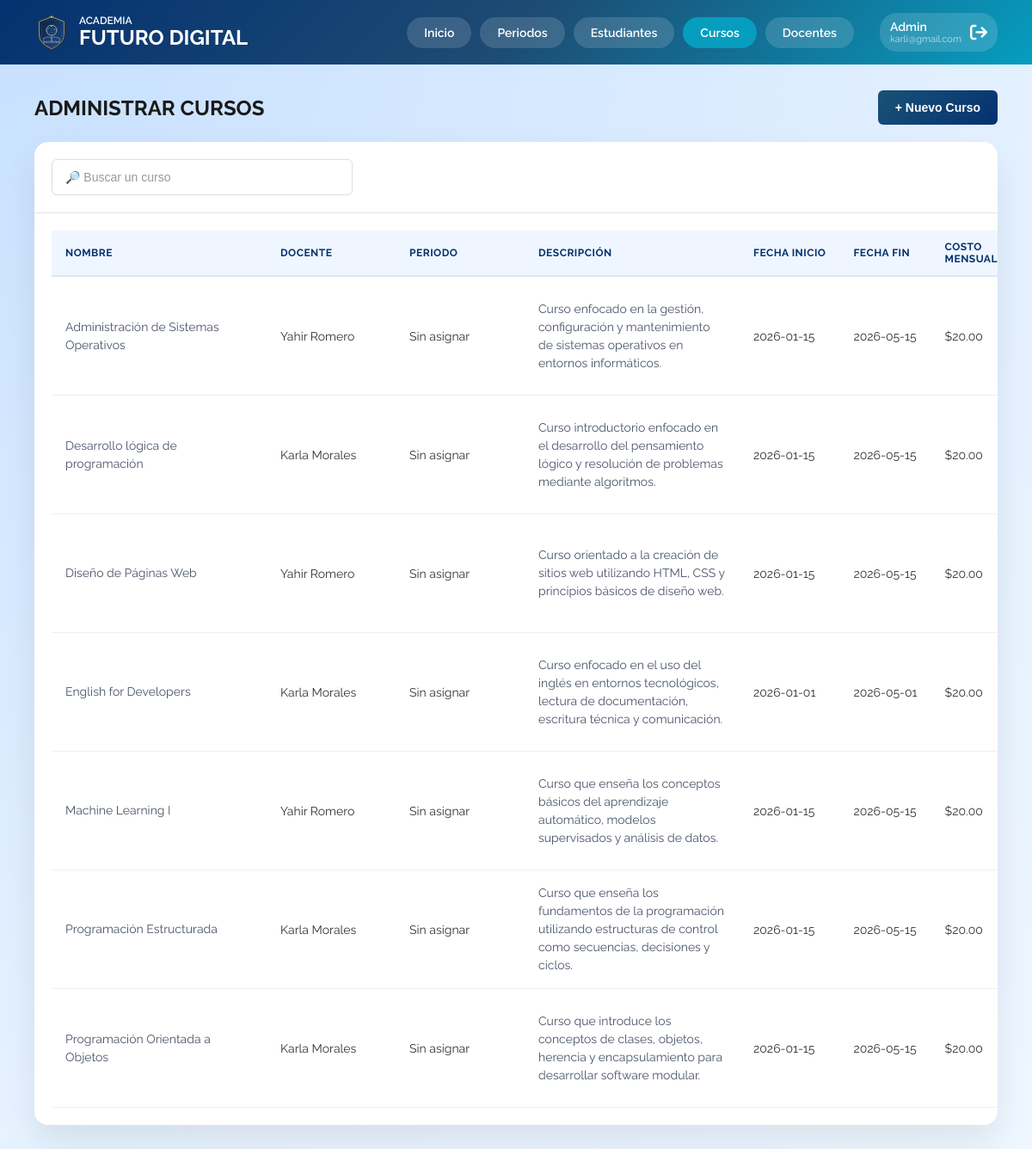
/admin-cursos.php (signed in), run on an earlier commit of the app's database.
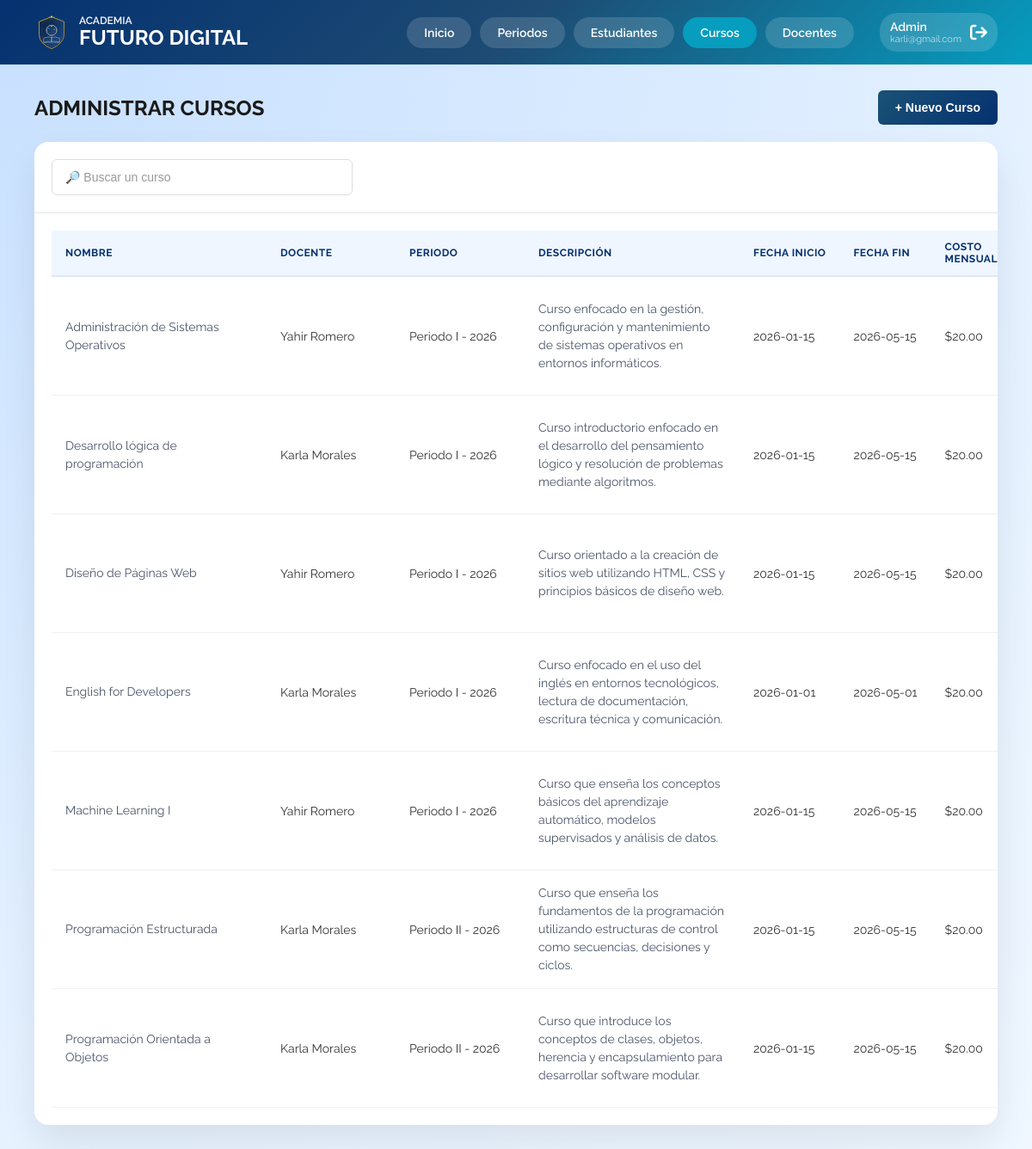
And on a later commit of the database.
### tables this page shows
CREATE TABLE `cursos` ( 
    `id` int NOT NULL PRIMARY KEY AUTO_INCREMENT, 
    `nombre` varchar(100) NOT NULL, 
    `descripcion` varchar(150) NOT NULL, 
    `costoMensual` decimal(8,2) NOT NULL, 
    `cupos` int NOT NULL, 
    `fechaInicio` date NOT NULL, 
    `fechaFin` date NOT NULL, 
    `estado` tinyint(1) DEFAULT '1', 
    `idDocente` int DEFAULT NULL,
    `idCategoria` INT DEFAULT NULL,
    `idPeriodo` int DEFAULT NULL,
    CONSTRAINT `fk_docente_curso` FOREIGN KEY (`idDocente`) REFERENCES `docentes` (`id`),
    CONSTRAINT `fk_curso_categoria` FOREIGN KEY (`idCategoria`) REFERENCES `categorias` (`id`) 
    ON UPDATE CASCADE 
    ON DELETE SET NULL,
    CONSTRAINT `fk_curso_periodo_insc`FOREIGN KEY (`idPeriodo`) REFERENCES `PeriodoInscripcion` (`id`)
);

CREATE TABLE `PeriodoInscripcion` (
    `id` int PRIMARY KEY NOT NULL AUTO_INCREMENT,
    `nombre` varchar(100) NOT NULL,
    `fechaInicio` date NOT NULL,
    `fechaFin` date NOT NULL,
    `estado` tinyint(1) DEFAULT '0'
);

### mostrar-tabla-cursos.php (the view, shortened to what this page needs)
<?php
include('includes/conexion.php');
$sql = "SELECT c.id,
               c.nombre,
               c.descripcion,
               c.fechaInicio,
               c.fechaFin,
               c.costoMensual,
               c.cupos,
               c.estado,
               c.idDocente,
               c.idPeriodo,
               pi.nombre AS periodo_nombre,
               CONCAT(u.nombre, ' ', u.apellido) AS docente_full,
               GROUP_CONCAT(p.idCursoPrevio) AS prerrequisitos
        FROM cursos c
        LEFT JOIN prerrequisitos p ON c.id = p.idCursoActual
        LEFT JOIN docentes d ON c.idDocente = d.id
        LEFT JOIN usuarios u ON d.usuario_id = u.id
        LEFT JOIN PeriodoInscripcion pi ON c.idPeriodo = pi.id
        GROUP BY c.id
        ORDER BY c.estado DESC, c.nombre ASC";
$resultado = mysqli_query($conexion, $sql);
if (mysqli_num_rows($resultado) > 0 ){
?>
    <table class="data-table mobile-cards">
        <thead>
            <tr>
                <th>Nombre</th>
                <th class ="col-docente">Docente</th>
                <th>Periodo</th>
                <th>Descripción</th>
                <th class= "col-fecha">Fecha Inicio</th>
                <th class= "col-fecha">Fecha Fin</th>
                <th>Costo Mensual</th>
            </tr>
        </thead>
        <tbody>
            <?php while($fila = mysqli_fetch_assoc($resultado)){ ?>
            <tr data-id="<?php echo $fila['id']; ?>">
                <td data-label="Nombre" class="col-nombre"><?php echo htmlspecialchars($fila['nombre']); ?></td>
                <td data-label="Docente" class= "col-docente"><?php echo htmlspecialchars($fila['docente_full'] ?? 'Sin asignar'); ?></td>
                <td data-label="Periodo" class="col-periodo"><?php echo htmlspecialchars($fila['periodo_nombre'] ?? 'Sin asignar'); ?></td>
                <td data-label="Descripción" class="col-descripcion"><?php echo htmlspecialchars($fila['descripcion']); ?></td>
                <td data-label="Fecha Inicio" class="col-fecha"><?php echo $fila['fechaInicio']; ?></td>
                <td data-label="Fecha Fin" class="col-fecha"><?php echo $fila['fechaFin']; ?></td>
                <td data-label="Costo Mensual">$<?php echo $fila['costoMensual']; ?></td>
            </tr>
            <?php } ?>
        </tbody>
    </table>
<?php
} else {
    echo '<div class="mensaje-vacio">No hay cursos registrados.</div>';
}
?>

### admin-cursos.php (shortened to what this page needs)
<?php
include("includes/conexion.php");
?>
<!DOCTYPE html>
<html lang="es">
<head>
    <link rel="stylesheet" href="https://cdnjs.cloudflare.com/ajax/libs/font-awesome/6.4.0/css/all.min.css">
    <link rel="stylesheet" href="css/stylesAdmin.css">
</head>
<body class="raleway-all">
    <header class="header">
        <div class="logo">
            <img src ="img/logo.svg" alt="Logo Academia Futuro Digital" class="logo">
            <div class="logo-text">
                <span class="logo-small">ACADEMIA</span>
                <span class="logo-big">FUTURO DIGITAL</span>
            </div>
        </div>
        <nav class="nav">
            <a href="./admin-inicio.php" class="btn-nav">Inicio</a>
            <a href="./admin-periodos.php" class="btn-nav">Periodos</a>
            <a href="./admin-estudiantes.php" class="btn-nav">Estudiantes</a>
            <a href="./admin-cursos.php" class="btn-nav active">Cursos</a>
            <a href="./admin-docentes.php" class="btn-nav">Docentes</a>
            <a href="includes/logout.php" style="text-decoration:none;">
                <div class="user-profile">
                    <div class="user-info">
                        <span class="user-role">Admin</span>
                        <span class="user-email"><?php echo $_SESSION["usuario"]; ?></span>
                    </div>
                    <i class="fas fa-arrow-right-from-bracket logout-icon"></i>
                </div>
            </a>
        </nav>
    </header>
    <main class="main">
        <div class="page-header">
            <h1 class="titulo">ADMINISTRAR CURSOS</h1>
            <button class="btn-nuevo">+ Nuevo Curso</button>
        </div>
        <div class="card">
            <div class="toolbar">
                <input type="text" id="buscador-curso" placeholder="🔎 Buscar un curso" class="input-buscar">
            </div>
            <div class="tabla-placeholder">
                <?php include('mostrar-tabla-cursos.php'); ?>
            </div>
        </div>
    </main>
</body>
</html>

What changed in the data, as far as the page shows it:
changed cursos "Administración de Sistemas Operativos": idPeriodo.nombre "Sin asignar" → "Periodo I - 2026"
changed cursos "Desarrollo lógica de programación": idPeriodo.nombre "Sin asignar" → "Periodo I - 2026"
changed cursos "Diseño de Páginas Web": idPeriodo.nombre "Sin asignar" → "Periodo I - 2026"
changed cursos "English for Developers": idPeriodo.nombre "Sin asignar" → "Periodo I - 2026"
changed cursos "Machine Learning I": idPeriodo.nombre "Sin asignar" → "Periodo I - 2026"
changed cursos "Programación Estructurada": idPeriodo.nombre "Sin asignar" → "Periodo II - 2026"
changed cursos "Programación Orientada a Objetos": idPeriodo.nombre "Sin asignar" → "Periodo II - 2026"
